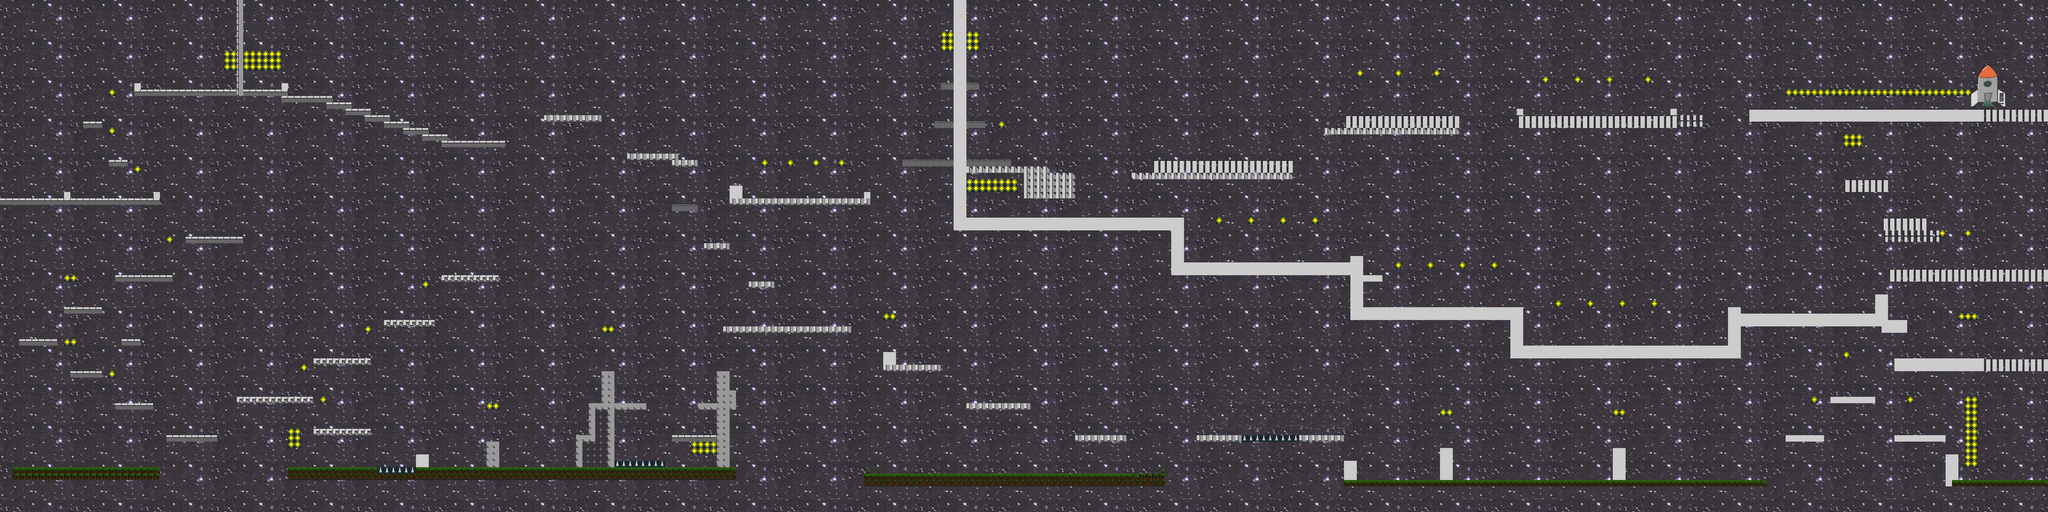

A 2D game scene composited from a Tiled map and its tileset images. What follows is a short description and the map's XML, with each tile layer's data collapsed to a summary:
An orthogonal 320x80 tile map with 16x16 px tiles, 2 tile layers (tlo, obiekty) and 332 objects.

<map version="1.0" tiledversion="1.0.2" orientation="orthogonal" renderorder="right-down" width="320" height="80" tilewidth="16" tileheight="16" nextobjectid="891">
 <tileset firstgid="1" source="untitled.tsx" />
 <layer name="tlo" width="320" height="80">
  <data>[25600 cells, 25600 non-empty, 66 distinct tile ids]</data>
 </layer>
 <layer name="obiekty" width="320" height="80">
  <data>[25600 cells, 2231 non-empty, 91 distinct tile ids]</data>
 </layer>
 <objectgroup name="ziemia">
  <object id="463" x="0" y="-144" width="160" height="1584" />
  <object id="466" x="160" y="1168" width="240" height="32" />
  <object id="467" x="736" y="1184" width="16" />
  <object id="468" x="720" y="1168" width="224" height="32" />
  <object id="469" x="416" y="1088" width="128" height="16" />
  <object id="471" x="288" y="1008" width="96" height="16" />
  <object id="472" x="176" y="928" width="80" height="16" />
  <object id="473" x="160" y="768" width="96" height="16" />
  <object id="474" x="304" y="848" width="48" height="16" />
  <object id="475" x="288" y="688" width="144" height="16" />
  <object id="476" x="464" y="592" width="144" height="16" />
  <object id="477" x="160" y="496" width="240" height="16" />
  <object id="478" x="272" y="400" width="48" height="16" />
  <object id="480" x="208" y="304" width="48" height="16" />
  <object id="481" x="336" y="224" width="272" height="16" />
  <object id="482" x="592" y="0" width="16" height="240" />
  <object id="484" x="592" y="992" width="192" height="16" />
  <object id="485" x="784" y="1072" width="144" height="16" />
  <object id="486" x="784" y="896" width="144" height="16" />
  <object id="487" x="960" y="800" width="128" height="16" />
  <object id="488" x="4956" y="-212" width="162.667" height="1488" />
  <object id="494" x="1040" y="1168" width="720" height="32" />
  <object id="495" x="1216" y="1104" width="32" height="64" />
  <object id="496" x="1504" y="928" width="32" height="240" />
  <object id="497" x="1472" y="1008" width="32" height="160" />
  <object id="498" x="1440" y="1088" width="32" height="80" />
  <object id="499" x="1536" y="1008" width="80" height="16" />
  <object id="501" x="1680" y="1088" width="112" height="16" />
  <object id="502" x="1808" y="944" height="16" />
  <object id="503" x="1792" y="928" width="32" height="240" />
  <object id="504" x="1760" y="1168" width="80" height="32" />
  <object id="505" x="1824" y="976" width="16" height="48" />
  <object id="507" x="1744" y="1008" width="48" height="16" />
  <object id="508" x="2160" y="1184" width="672" height="32" />
  <object id="509" x="2832" y="1184" width="80" height="32" />
  <object id="510" x="3360" y="1200" width="688" height="16" />
  <object id="512" x="4048" y="1200" width="368" height="16" />
  <object id="513" x="1104" y="688" width="144" height="16" />
  <object id="514" x="608" y="224" width="112" height="16" />
  <object id="515" x="704" y="240" width="128" height="16" />
  <object id="517" x="816" y="256" width="64" height="16" />
  <object id="519" x="864" y="272" width="64" height="16" />
  <object id="521" x="912" y="288" width="64" height="16" />
  <object id="523" x="960" y="304" width="64" height="16" />
  <object id="524" x="1008" y="320" width="64" height="16" />
  <object id="525" x="1056" y="336" width="64" height="16" />
  <object id="526" x="1104" y="352" width="160" height="16" />
  <object id="528" x="1360" y="288" width="144" height="16" />
  <object id="529" x="1568" y="384" width="128" height="16" />
  <object id="530" x="1680" y="400" width="64" height="16" />
  <object id="531" x="1760" y="608" width="64" height="16" />
  <object id="532" x="1872" y="704" width="64" height="16" />
  <object id="533" x="1808" y="816" width="320" height="16" />
  <object id="534" x="1824" y="496" width="352" height="16" />
  <object id="535" x="2384" y="0" width="32" height="576" />
  <object id="537" x="2208" y="912" width="144" height="16" />
  <object id="539" x="2416" y="1008" width="160" height="16" />
  <object id="540" x="2688" y="1088" width="128" height="16" />
  <object id="541" x="2992" y="1088" width="112" height="16" />
  <object id="542" x="3248" y="1088" width="112" height="16" />
  <object id="543" x="2416" y="544" width="544" height="32" />
  <object id="544" x="2928" y="576" width="32" height="112" />
  <object id="545" x="2960" y="656" width="448" height="32" />
  <object id="546" x="3376" y="688" width="32" height="112" />
  <object id="549" x="2880" y="400" width="352" height="32" />
  <object id="551" x="3360" y="288" width="288" height="32" />
  <object id="554" x="3600" y="1120" width="32" height="80" />
  <object id="555" x="4032" y="1120" width="32" height="80" />
  <object id="556" x="3392" y="768" width="416" height="32" />
  <object id="557" x="3776" y="800" width="32" height="96" />
  <object id="558" x="3808" y="864" width="544" height="32" />
  <object id="559" x="4320" y="784" width="32" height="80" />
  <object id="561" x="4880" y="1200" width="80" height="16" />
  <object id="563" x="4464" y="1088" width="96" height="16" />
  <object id="564" x="4576" y="992" width="112" height="16" />
  <object id="566" x="4736" y="1088" width="128" height="16" />
  <object id="567" x="4736" y="896" width="224" height="32" />
  <object id="568" x="4352" y="784" width="368" height="32" />
  <object id="569" x="4720" y="672" width="240" height="32" />
  <object id="570" x="4704" y="544" width="112" height="32" />
  <object id="571" x="4608" y="448" width="112" height="32" />
  <object id="572" x="4368" y="272" width="592" height="32" />
  <object id="573" x="3792" y="288" width="400" height="32" />
  <object id="574" x="4864" y="1136" width="32" height="80" />
  <object id="575" x="3360" y="1152" width="32" height="48" />
  <object id="577" x="2208" y="880" width="32" height="32" />
  <object id="578" x="1040" y="1136" width="32" height="32" />
  <object id="579" x="1824" y="464" width="32" height="32" />
  <object id="580" x="1680" y="512" width="64" height="16" />
  <object id="581" x="2256" y="400" width="128" height="16" />
  <object id="583" x="2336" y="304" width="48" height="16" />
  <object id="584" x="2352" y="208" width="32" height="16" />
  <object id="586" x="2416" y="400" width="112" height="16" />
  <object id="587" x="2416" y="304" width="48" height="16" />
  <object id="588" x="2416" y="208" width="32" height="16" />
  <object id="768" x="2416" y="416" width="208" height="16" />
  <object id="771" x="2560" y="432" width="128" height="64" />
  <object id="772" x="2832" y="432" width="400" height="16" />
  <object id="773" x="3312" y="320" width="336" height="16" />
  <object id="790" x="4688" y="736" width="32" height="48" />
  <object id="791" x="4704" y="576" width="144" height="32" />
  <object id="793" x="4704" y="800" width="64" height="32" />
  <object id="824" x="3408" y="688" width="48" height="16" />
 </objectgroup>
 <objectgroup name="spod">
  <object id="831" x="160" y="1275" width="4960" height="5" />
 </objectgroup>
 <objectgroup name="zloto" opacity="0">
  <object id="589" x="272" y="320" width="16" height="16" />
  <object id="590" x="336" y="416" width="16" height="16" />
  <object id="591" x="416" y="592" width="16" height="16" />
  <object id="592" x="160" y="688" width="16" height="16" />
  <object id="593" x="176" y="688" width="16" height="16" />
  <object id="594" x="160" y="848" width="16" height="16" />
  </objectgroup>
 <objectgroup name="przeszkody" opacity="0.01">
  <!-- 46 objects omitted --></objectgroup>
 <objectgroup name="kolce">
  <!-- 4 objects omitted --></objectgroup>
 <objectgroup name="koniec">
  <!-- 1 objects omitted --></objectgroup>
</map>
<!-- 222 of 332 objects omitted -->